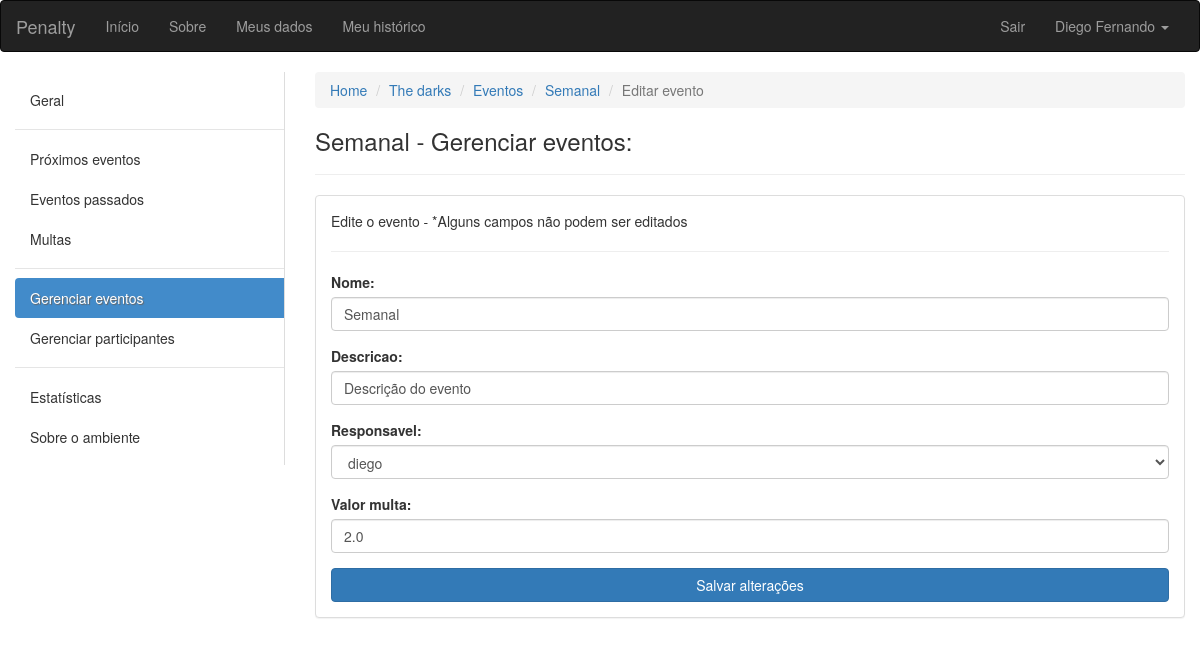
The page /ambiente/2/eventos/editar/2 (signed in) on the database its author committed.
### ambiente/models.py (models this page shows, shortened)
class Ambiente(models.Model):
	nome = models.CharField(max_length=100, verbose_name='Nome', null=False, blank=False)
	descricao = models.CharField(max_length=100, verbose_name='Descrição', null=True, blank=False)
	endereco = models.CharField(max_length=150, verbose_name='Endereço', null=True, blank=False)
	criador = models.ForeignKey(User, verbose_name='Criador', null=False, blank=False, related_name='+')
	data_criacao = models.DateTimeField(default=timezone.now)
	participantes = models.ManyToManyField(User, verbose_name='Participantes', blank=True, related_name='+')

class Evento(models.Model):
	INTERVALOS = (
        ('D', 'Dias'),
        ('S', 'Semanas'),
        ('M', 'Meses'),
    )
	nome = models.CharField(max_length=100, verbose_name='Nome', null=False, blank=False)
	descricao = models.CharField(max_length=100, verbose_name='Descrição', null=True, blank=False)
	criador = models.ForeignKey(User, verbose_name='Criador', null=False, blank=False, related_name='+', default=1)
	responsavel = models.ForeignKey(User, verbose_name='Responsavel pela tarefa', null=False, blank=False, related_name='+', default=1)
	ambiente = models.ForeignKey(Ambiente, verbose_name='Ambiente', null=False, blank=False, related_name='+')
	data_inicio = models.DateField(default=date.today)
	data_fim = models.DateField(verbose_name='Data de término')
	dia_evento = models.DateField()
	id_agrupador = models.IntegerField()
	valor_multa = models.FloatField(verbose_name='Valor da multa', blank=False, default=2.0)
	quantidade_intervalos_repeticao = models.IntegerField(verbose_name='Se repete em')
	intervalo = models.CharField(max_length=40, choices=INTERVALOS, null=False, blank=False)
	solicitacao_de_validacao = models.BooleanField(default=False)
	momento_da_solicitacao = models.DateTimeField(blank=True, null=True)

### ambiente/views.py (the view)
# urls.py: url(r'^(?P<pk>[0-9]+)/eventos/editar/(?P<pkevento>[0-9]+)$', views.editar_evento, name='editar_evento'),
def editar_evento(request, pk, pkevento):
	ambiente = get_object_or_404(Ambiente, pk=pk)
	get_object_or_404(ambiente.participantes, pk=request.user.pk)
	inst_evento = get_list_or_404(Evento, id_agrupador=pkevento)[0]
	if inst_evento.ambiente != ambiente: raise Http404
	if request.method == 'POST':
		form = EditEventoForm(ambiente.participantes, request.POST, instance=inst_evento)
		if form.is_valid():
			evento = form.save(commit=False)
			Evento.objects.filter(id_agrupador=inst_evento.id_agrupador).update(nome=evento.nome, descricao=evento.descricao, valor_multa=evento.valor_multa, responsavel=evento.responsavel)
			return redirect("/ambiente/{}/eventos/{}".format(pk, evento.id_agrupador))
	else:
		form = EditEventoForm(ambiente.participantes, instance=inst_evento)
	return render(request, 'editar_evento.html', {'form':form, 'ambiente':ambiente, 'evento':inst_evento})

### ambiente/forms.py
class EditEventoForm(forms.ModelForm):
	choice = None
	nome = forms.CharField(widget=forms.TextInput(attrs={'class':'form-control', 'placeholder':'Informe o nome do evento'}),)
	descricao = forms.CharField(widget=forms.TextInput(attrs={'class':'form-control', 'placeholder':'Considerações sobre o evento'}),)
	valor_multa = forms.FloatField(required=True, min_value=0, widget=forms.NumberInput(attrs={'class':'form-control', 'placeholder':'Valor da multa em R$', 'id': 'form_homework', 'step': '0.1'}))
	responsavel = forms.ModelChoiceField(widget=forms.Select(attrs={'class':'form-control'}), queryset=choice)
	class Meta:
		model = Evento
		fields = ('nome', 'descricao', 'responsavel', 'valor_multa')
	def __init__(self, participantes, *args, **kwargs):
		super(EditEventoForm, self).__init__(*args, **kwargs)
		self.fields['responsavel'].queryset = participantes
		choice = participantes

### ambiente/templates/editar_evento.html (shortened to what this page needs)
{% extends "base.html" %}
{% load aux_tags %}
{% block conteudo %}
<div class="container-fluid">
	<div class="row">
		<div class="col-sm-3">
		    <nav class="nav-sidebar">
		        <ul class="nav">
		            <li><a href="javascript:;">Geral</a></li>
		            <li class="nav-divider"></li>
		            <li><a href="javascript:;">Próximos eventos</a></li>
		            <li><a href="javascript:;">Eventos passados</a></li>
		            <li><a href="javascript:;">Multas</a></li>
		            <li class="nav-divider"></li>
		            <li class="active"><a href="javascript:;">Gerenciar eventos</a></li>
		            <li><a href="javascript:;">Gerenciar participantes</a></li>
		            <li class="nav-divider"></li>
		            <li><a href="javascript:;">Estatísticas</a></li>
		            <li><a href="javascript:;">Sobre o ambiente</a></li>
		        </ul>
		    </nav>
		</div>
	<div class="col-sm-9">
		<ol class="breadcrumb">
		  <li><a href="#">Home</a></li>
		  <li><a href="{% url 'ambiente:ambiente' ambiente.pk %}">{{ ambiente.nome }}</a></li>
		  <li><a href="{% url 'ambiente:eventos' ambiente.pk %}">Eventos</a></li>
		  <li><a href="{% url 'ambiente:evento' ambiente.pk evento.id_agrupador %}">{{ evento.nome }}</a></li>
		  <li class="active">Editar evento</li>
		</ol>
		<h3>{{ evento.nome }} - Gerenciar eventos:</h3>
		<hr>
		<div class="panel panel-default">
		  <div class="panel-body">
		  <p>Edite o evento - *Alguns campos não podem ser editados</p>
		  <hr>
		    <form action="{% url 'ambiente:editar_evento' ambiente.pk evento.id_agrupador %}" method="post">
		      {% for field in form %}
		      	<div class="form-group">
    			{{ field.label_tag }} {{ field }}
    			</div>
		      {% endfor %}
			  <button type="submit" class="btn btn-primary btn-block">Salvar alterações</button>
			</form>
		  </div>
		   </div>
		  </div>
	  </div>
	</div>
{% endblock conteudo %}

### core/templates/base.html (shortened to what this page needs)
{% load staticfiles %}
<!DOCTYPE html>
<html lang="pt-br">
  <head>
    <link rel="stylesheet" href="{% static 'css/bootstrap.min.css' %}">
    <link rel="stylesheet" href="{% static 'css/custom.css' %}">
  </head>
  <body>
    <nav class="navbar navbar-inverse">
      <div class="container-fluid">
      <div class="navbar-header">
        <a class="navbar-brand" href="/">Penalty</a>
      </div>
      <div class="collapse navbar-collapse" id="bs-example-navbar-collapse-1">
        <ul class="nav navbar-nav">
          <li><a href="/">Início</a></li>
          <li><a href="#">Sobre</a></li>
          <li><a href="#">Meus dados</a></li>
          <li><a href="#">Meu histórico</a></li>
        </ul>
        {% if request.user.is_authenticated %}
        <ul class="nav navbar-nav navbar-right">
          <li><a href="/logout/">Sair</a></li>
          <li class="dropdown">
            <a href="#" class="dropdown-toggle" data-toggle="dropdown" role="button" aria-haspopup="true" aria-expanded="false">{{ request.user.first_name }} <span class="caret"></span></a>
          </li>
        </ul>
        {% endif %}
      </div>
    </div>
    </nav>
    {% block conteudo %}
    {% endblock conteudo %}
  </body>
</html>

### core/static/css/custom.css (style rules this page uses)
.nav-sidebar { width: 100%; padding: 8px 0; border-right: 1px solid #ddd; }
.nav-sidebar a { color: #333; -webkit-transition: all 0.08s linear; -moz-transition: all 0.08s linear; -o-transition: all 0.08s linear; transition: all 0.08s linear; -webkit-border-radius: 4px 0 0 4px; -moz-border-radius: 4px 0 0 4px; border-radius: 4px 0 0 4px; }
.nav-sidebar .active a { cursor: default; background-color: #428bca; color: #fff; text-shadow: 1px 1px 1px #666; }

### rows shown on the page
Ambiente: nome "The darks"
Evento: nome "Semanal", form "Semanal" "Descrição do evento" "diego" "2.0"

### other values the page prints
{{ request.user.first_name }} "Diego Fernando"
{{ field.label_tag }} "Nome:" "Descricao:" "Responsavel:" "Valor multa:"
